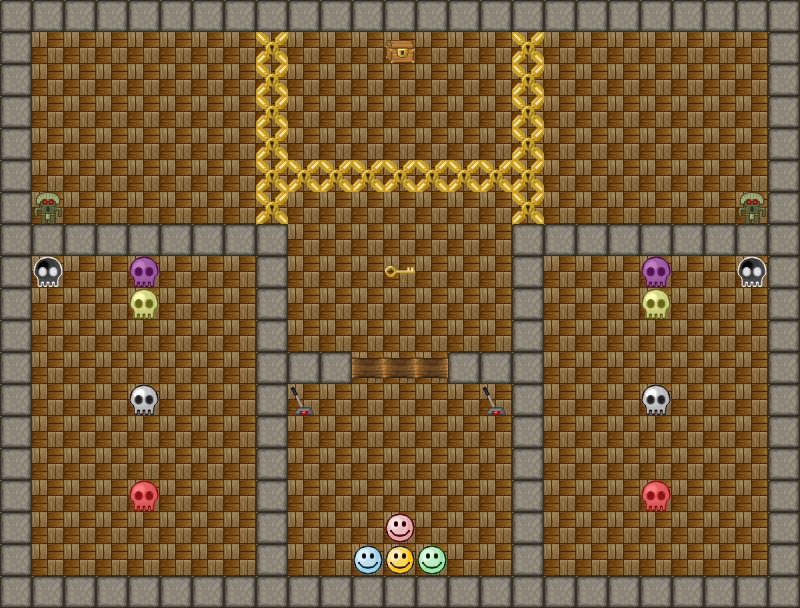

This is a level from a 2D game, rendered from its Tiled map with the project's own tilesets. A one-line summary and the map file follow, with tile-layer data summarised:
An orthogonal 25x19 tile map with 32x32 px tiles, 2 tile layers (background, map), 2 tilesets and 8 objects.

<map version="1.0" orientation="orthogonal" renderorder="right-down" width="25" height="19" tilewidth="32" tileheight="32" nextobjectid="9">
 <properties>
  <property name="type" value="end" />
 </properties>
 <tileset firstgid="1" name="Sprite" tilewidth="32" tileheight="32" tilecount="64" columns="8">
  <image source="../tileset/sprite.png" width="256" height="256" />
 </tileset>
 <tileset firstgid="65" name="Background" tilewidth="32" tileheight="32" tilecount="64" columns="8">
  <image source="../tileset/background.png" width="256" height="256" />
 </tileset>
 <layer name="background" width="25" height="19">
  <data>[475 cells, 475 non-empty, 1 distinct tile ids]</data>
 </layer>
 <layer name="map" width="25" height="19">
  <data>[475 cells, 166 non-empty, 16 distinct tile ids]</data>
 </layer>
 <objectgroup name="paths">
  <object id="1" x="655" y="304">
   <polyline points="0,0 -64,1 -64,226 65,224 62,-1" />
  </object>
  <object id="2" x="655" y="271">
   <polyline points="0,0 97,0 97,95 96,162 97,195 97,289 1,289 -97,288 -96,190 -95,127 -97,96 -97,0" />
  </object>
  <object id="3" x="143" y="302">
   <polyline points="0,0 64,0 64,227 -64,229 -64,2" />
  </object>
  <object id="4" x="143" y="272">
   <polyline points="0,0 -94,0 -95,96 -96,162 -95,191 -96,289 0,287 95,287 94,191 97,126 98,94 96,-1" />
  </object>
 </objectgroup>
 <objectgroup name="switches">
  <object id="5" x="303" y="395">
   <polyline points="0,0 63,-38 96,-17 129,-39 194,-2" />
  </object>
  <object id="6" x="494" y="407">
   <polyline points="0,0 -63,-34 -97,-45 -131,-34 -191,0" />
  </object>
 </objectgroup>
 <objectgroup name="teleporters">
  <object id="7" x="748" y="210">
   <polyline points="0,0 -703,-160" />
  </object>
  <object id="8" x="45" y="211">
   <polyline points="0,0 707,-163" />
  </object>
 </objectgroup>
</map>
